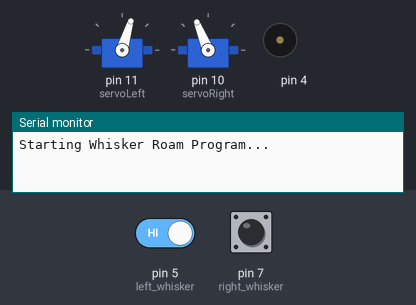
This sketch was run on a simulated Arduino Uno, built with avr-gcc and run on an emulated ATmega328P. On the bench: 2 × servo, buzzer (waves = sounding), the last lines printed to the serial monitor. Inputs (shaded band) come from the test bench; at power-on: pin 7 (right_whisker) LOW, pin 5 (left_whisker) HIGH.

Above: at 2.7 s.
2.8 s: pin 7 (right_whisker) pulled HIGH for 2.75 s
7.0 s: pin 5 (left_whisker) driven LOW and pin 7 (right_whisker) driven HIGH
13.6 s: pin 5 (left_whisker) driven HIGH
At 16.4 s:
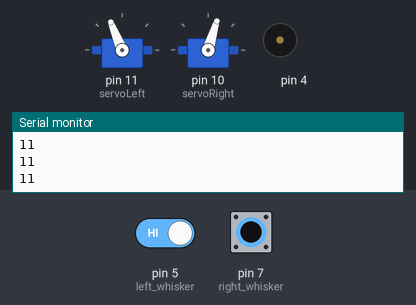
16.8 s: pin 7 (right_whisker) driven LOW
At 18.8 s:
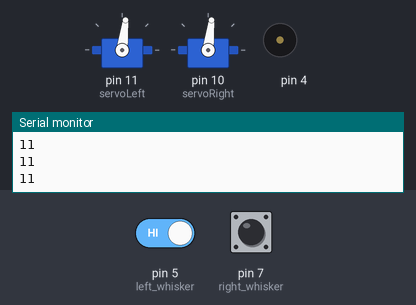
22.2 s: pin 7 (right_whisker) driven HIGH
At 23.7 s:
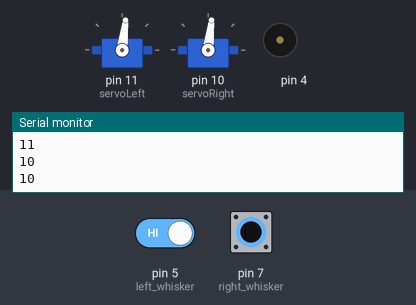
25.5 s: pin 5 (left_whisker) driven LOW
At 27.7 s:
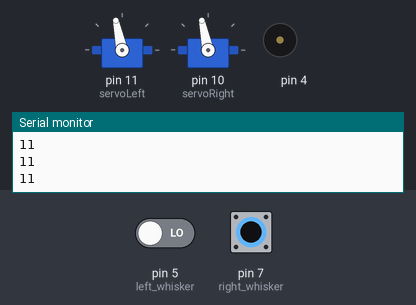
Timing chart, 0 to 32.0 s (numbered marks = the images above; inputs shaded):
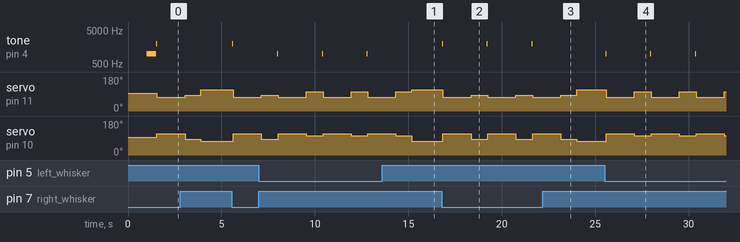

The sketch:

Ch5Activity3_WhiskerRun.ino
```cpp
#include <Servo.h>

Servo servoLeft;
Servo servoRight;


void setup() {
  // put your setup code here, to run once:
  Serial.begin(9600); //BAUD
  Serial.println("Starting Whisker Roam Program...");

  pinMode(5, INPUT); //left whisker
  pinMode(7, INPUT); //right whisker

  //setup servos
  servoLeft.attach(11);
  servoRight.attach(10);

   halt();
   delay(1000);
   tone(4, 1000, 500);
   delay(500);

}

void loop() {
  // put your main code here, to run repeatedly:
  //two bytes to read in inputs
  byte wLeft = digitalRead(5);
  byte wRight = digitalRead(7);

  if ((wLeft == 0) && (wRight == 1)) //if left is pressed
  {
    //move backward and turn right
    tone (4, 1000, 50);
    delay(50);
    moveBackward(1500);
    turnRight90();
  }
  else  if ((wLeft == 1) && (wRight == 0)) //if right is pressed
  {
    //move backward and turn left
    tone (4, 2000, 50);
    delay(50);
    moveBackward(1500);
    turnLeft90();
  }
  else  if ((wLeft == 0) && (wRight == 0)) //if both are pressed
  {
    //move backward and turn around
    tone (4, 3000, 50);
    delay(50);
    moveBackward(1500);
    turnLeft90();
    turnLeft90();
  }
  else
  {
    //automatically move forward
    moveForward(20);
  }

  Serial.print(wLeft);
  Serial.print(wRight);
  Serial.print("\n");
  delay(50);

}

void halt()
{
  servoLeft.writeMicroseconds(1500);
  servoRight.writeMicroseconds(1500);
}
void moveForward(int time)
{
  servoLeft.writeMicroseconds(1700);
  servoRight.writeMicroseconds(1300);
  delay(time);
}
void moveBackward(int time)
{
  servoLeft.writeMicroseconds(1300);
  servoRight.writeMicroseconds(1700);
  delay(time);
}
void turnRight90()
{
  servoLeft.writeMicroseconds(1600);
  servoRight.writeMicroseconds(1600);
  delay(800); //adjust according to surface
}
void turnLeft90()
{
  servoLeft.writeMicroseconds(1400);
  servoRight.writeMicroseconds(1400);
  delay(800); //adjust according to surface
}
```

Measured:
- after the input at 13.6 s, tone on pin 4: stays silent (without the input it goes to 1000 Hz after 1.6 s)
- after the input at 16.8 s, tone on pin 4: alternates 2000 Hz for 0.05 s and silent for 2.4 s, starting at once; servo on pin 11 (servoLeft): alternates 83° for 0.90 s and 73° for 1.5 s, starting after 0.06 s; servo on pin 10 (servoRight): alternates 112° for 1.5 s and 83° for 0.90 s, starting after 0.06 s
- after the input at 22.2 s, tone on pin 4: stays silent (without the input it goes to 2000 Hz after 1.8 s)
- after the input at 25.5 s, tone on pin 4: alternates 1000 Hz for 0.05 s and silent for 2.4 s, starting after 0.05 s; servo on pin 11 (servoLeft): alternates 102° for 0.90 s and 73° for 1.5 s, starting after 0.10 s; servo on pin 10 (servoRight): alternates 112° for 1.5 s and 102° for 0.90 s, starting after 0.10 s
- by itself, tone on pin 4: alternates 1000 Hz for 0.05 s and silent for 2.4 s
- by itself, servo on pin 11 (servoLeft): repeats every 2.4 s: 73° 1.5 s, 102° 0.90 s
- by itself, servo on pin 10 (servoRight): repeats every 2.4 s: 112° 1.5 s, 102° 0.90 s
